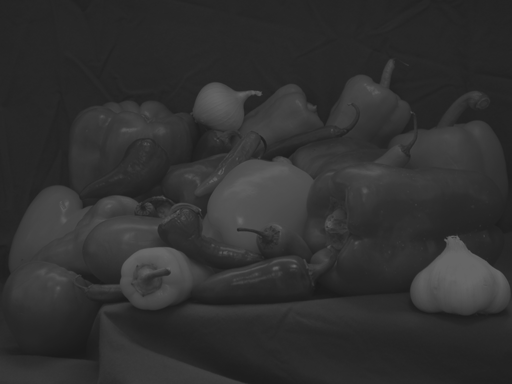
#> input picture HW1/peppers_poor_constrast.png, 512 x 384 px
$ python contrast_stretching.py
#> lines starting #> are read from the running program, lines starting #| are printed output that depends on the picture; long printed decimals are rounded
import numpy as np
import matplotlib.pyplot as plt
from PIL import Image

# Generate contrast stretched image
peppers_img = Image.open("peppers_poor_constrast.png")
#> peppers_img is the input picture: PIL image 512x384 L; min 26, max 102, mean 48.3
plt.imshow(peppers_img, cmap='gray', vmin=0, vmax=255)
peppers_img_pxl = np.asarray(peppers_img)
im_min = np.min(peppers_img_pxl)
#> im_min = 26
im_max = np.max(peppers_img_pxl)
#> im_max = 102
contrast_stretch_image = np.asarray((255 / (im_max - im_min)) * (peppers_img_pxl - im_min))
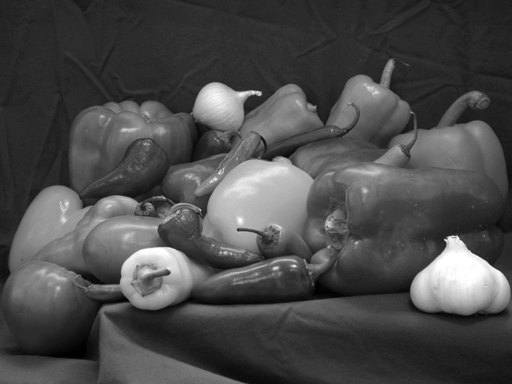
#> contrast_stretch_image: shape (384, 512) float64; min 0, max 255, mean 74.9
approx_contrast_stretch_image = np.round(contrast_stretch_image).astype(np.uint8)
plt.imshow(approx_contrast_stretch_image, cmap='gray', vmin=0, vmax=255)
plt.imshow(approx_contrast_stretch_image, cmap='gray',)
plt.imsave('IvanArevalo-HW1-P4A.png', approx_contrast_stretch_image, cmap='gray', vmin=0, vmax=255)

# Generate negative of contrast stretched image
negative_im = 255 - contrast_stretch_image
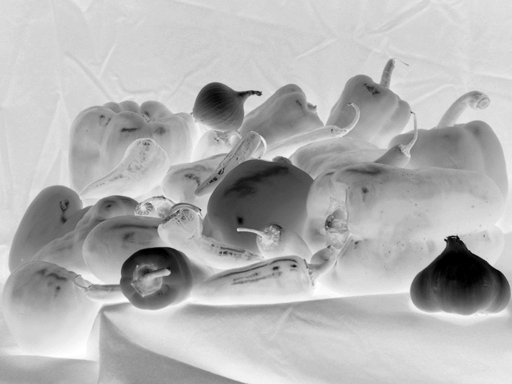
#> negative_im: shape (384, 512) float64; min 0, max 255, mean 180.1
aprox_negative_im = 255 - approx_contrast_stretch_image
plt.imshow(negative_im, cmap='gray', vmin=0, vmax=255)
plt.imsave('IvanArevalo-HW1-P4B.png', aprox_negative_im, cmap='gray', vmin=0, vmax=255)

# Calculate rounding error
error_contrast = np.sqrt(np.mean(np.square(contrast_stretch_image - approx_contrast_stretch_image)))
#> error_contrast = 0.287
print("The RMSE for the contrast stretched image was {}".format(error_contrast))
#| The RMSE for the contrast stretched image was 0.2875
error_negative = np.sqrt(np.mean(np.square(negative_im - aprox_negative_im)))
#> error_negative = 0.287
print("The RMSE for the negative contrast stretched image was {}".format(error_negative))
#| The RMSE for the negative contrast stretched image was 0.2875
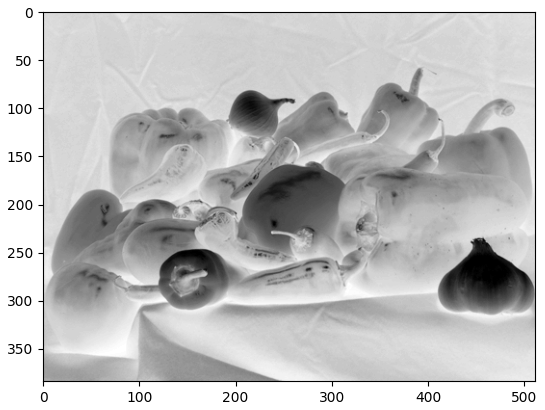
#> figure drawn by matplotlib, 1 panel
